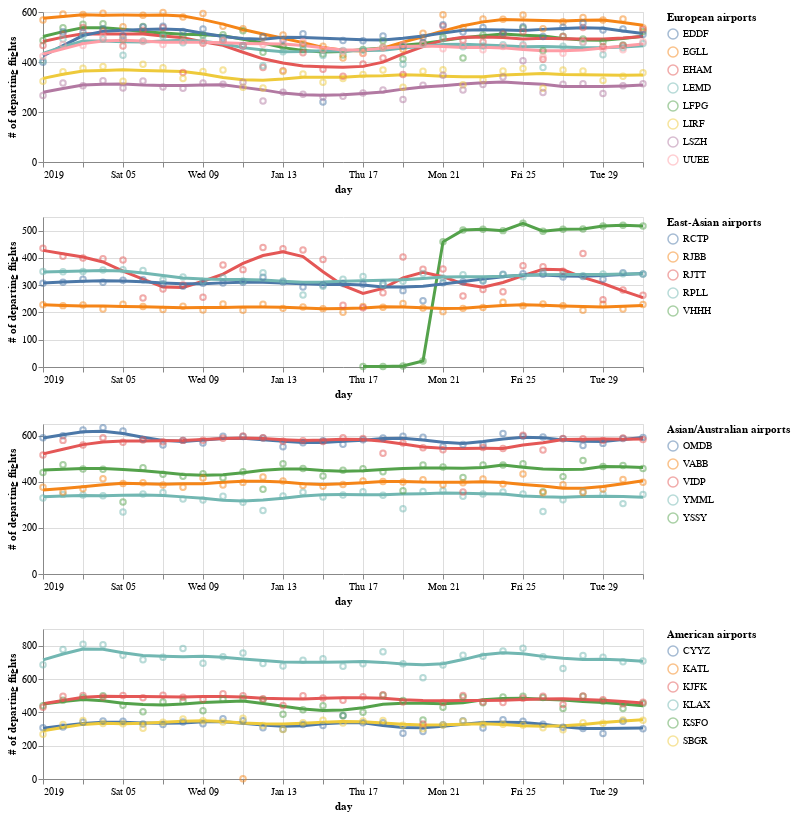

Notebook source saved alongside this figure:
### Code cell
def full_chart(source, subset, subset_name):

    # We have many airports, only pick a subset
    chart = source.transform_filter(
        alt.FieldOneOfPredicate(field="airport", oneOf=subset)
    )

    # When we come close to a line, highlight it
    highlight = alt.selection(
        type="single", nearest=True, on="mouseover", fields=["airport"]
    )

    # The scatter plot
    points = (
        chart.mark_point()
        .encode(
            x="day",
            y=alt.Y("count", title="# of departing flights"),
            color=alt.Color("airport", legend=alt.Legend(title=subset_name)),
            # add some legend next to  point
            tooltip=["day", "airport", "city", "count"],
            # not too noisy please
            opacity=alt.value(0.5),
        )
        .add_selection(highlight)
    )

    # The trend plot
    lines = (
        chart.mark_line()
        .encode(
            x="day",
            y="count",
            color="airport",
            size=alt.condition(~highlight, alt.value(1), alt.value(3)),
        )
        # the cloud is a bit messy, draw a trend through it
        .transform_loess("day", "count", groupby=["airport"], bandwidth=0.2)
    )

    return lines + points


# Concatenate several plots
result = alt.vconcat(
    *[
        full_chart(chart, airport_, subset_name).properties(width=600, height=150)
        for subset_name, airport_ in zip(
            [
                "European airports",
                "East-Asian airports",
                "Asian/Australian airports",
                "American airports",
            ],
            airports_subset,
        )
    ]
).resolve_scale(color="independent")

result

### Figure 1 — Vega-Lite specification as saved in the notebook (floating-point values rounded to 4 significant figures; data arrays with more than 128 entries replaced by an {"elided": "..."} marker saying what was removed)
{"config": {"view": {"continuousWidth": 400, "continuousHeight": 300}}, "vconcat": [{"layer": [{"mark": "line", "encoding": {"color": {"field": "airport", "type": "nominal"}, "size": {"condition": {"value": 1, "selection": {"not": "selector001"}}, "value": 3}, "x": {"field": "day", "type": "temporal"}, "y": {"field": "count", "type": "quantitative"}}, "transform": [{"filter": {"field": "airport", "oneOf": ["LFPG", "EGLL", "EHAM", "EDDF", "LEMD", "LIRF", "LSZH", "UUEE"]}}, {"loess": "count", "on": "day", "bandwidth": 0.2, "groupby": ["airport"]}]}, {"mark": "point", "encoding": {"color": {"field": "airport", "legend": {"title": "European airports"}, "type": "nominal"}, "opacity": {"value": 0.5}, "tooltip": [{"field": "day", "type": "temporal"}, {"field": "airport", "type": "nominal"}, {"field": "city", "type": "nominal"}, {"field": "count", "type": "quantitative"}], "x": {"field": "day", "type": "temporal"}, "y": {"field": "count", "title": "# of departing flights", "type": "quantitative"}}, "selection": {"selector001": {"type": "single", "nearest": true, "on": "mouseover", "fields": ["airport"]}}, "transform": [{"filter": {"field": "airport", "oneOf": ["LFPG", "EGLL", "EHAM", "EDDF", "LEMD", "LIRF", "LSZH", "UUEE"]}}]}], "height": 150, "width": 600}, {"layer": [{"mark": "line", "encoding": {"color": {"field": "airport", "type": "nominal"}, "size": {"condition": {"value": 1, "selection": {"not": "selector002"}}, "value": 3}, "x": {"field": "day", "type": "temporal"}, "y": {"field": "count", "type": "quantitative"}}, "transform": [{"filter": {"field": "airport", "oneOf": ["VHHH", "RJBB", "RJTT", "RKSI", "RCTP", "RPLL"]}}, {"loess": "count", "on": "day", "bandwidth": 0.2, "groupby": ["airport"]}]}, {"mark": "point", "encoding": {"color": {"field": "airport", "legend": {"title": "East-Asian airports"}, "type": "nominal"}, "opacity": {"value": 0.5}, "tooltip": [{"field": "day", "type": "temporal"}, {"field": "airport", "type": "nominal"}, {"field": "city", "type": "nominal"}, {"field": "count", "type": "quantitative"}], "x": {"field": "day", "type": "temporal"}, "y": {"field": "count", "title": "# of departing flights", "type": "quantitative"}}, "selection": {"selector002": {"type": "single", "nearest": true, "on": "mouseover", "fields": ["airport"]}}, "transform": [{"filter": {"field": "airport", "oneOf": ["VHHH", "RJBB", "RJTT", "RKSI", "RCTP", "RPLL"]}}]}], "height": 150, "width": 600}, {"layer": [{"mark": "line", "encoding": {"color": {"field": "airport", "type": "nominal"}, "size": {"condition": {"value": 1, "selection": {"not": "selector003"}}, "value": 3}, "x": {"field": "day", "type": "temporal"}, "y": {"field": "count", "type": "quantitative"}}, "transform": [{"filter": {"field": "airport", "oneOf": ["YSSY", "YMML", "OMDB", "VABB", "VIDP", "WSSS"]}}, {"loess": "count", "on": "day", "bandwidth": 0.2, "groupby": ["airport"]}]}, {"mark": "point", "encoding": {"color": {"field": "airport", "legend": {"title": "Asian/Australian airports"}, "type": "nominal"}, "opacity": {"value": 0.5}, "tooltip": [{"field": "day", "type": "temporal"}, {"field": "airport", "type": "nominal"}, {"field": "city", "type": "nominal"}, {"field": "count", "type": "quantitative"}], "x": {"field": "day", "type": "temporal"}, "y": {"field": "count", "title": "# of departing flights", "type": "quantitative"}}, "selection": {"selector003": {"type": "single", "nearest": true, "on": "mouseover", "fields": ["airport"]}}, "transform": [{"filter": {"field": "airport", "oneOf": ["YSSY", "YMML", "OMDB", "VABB", "VIDP", "WSSS"]}}]}], "height": 150, "width": 600}, {"layer": [{"mark": "line", "encoding": {"color": {"field": "airport", "type": "nominal"}, "size": {"condition": {"value": 1, "selection": {"not": "selector004"}}, "value": 3}, "x": {"field": "day", "type": "temporal"}, "y": {"field": "count", "type": "quantitative"}}, "transform": [{"filter": {"field": "airport", "oneOf": ["CYYZ", "KSFO", "KLAX", "KATL", "KJFK", "SBGR"]}}, {"loess": "count", "on": "day", "bandwidth": 0.2, "groupby": ["airport"]}]}, {"mark": "point", "encoding": {"color": {"field": "airport", "legend": {"title": "American airports"}, "type": "nominal"}, "opacity": {"value": 0.5}, "tooltip": [{"field": "day", "type": "temporal"}, {"field": "airport", "type": "nominal"}, {"field": "city", "type": "nominal"}, {"field": "count", "type": "quantitative"}], "x": {"field": "day", "type": "temporal"}, "y": {"field": "count", "title": "# of departing flights", "type": "quantitative"}}, "selection": {"selector004": {"type": "single", "nearest": true, "on": "mouseover", "fields": ["airport"]}}, "transform": [{"filter": {"field": "airport", "oneOf": ["CYYZ", "KSFO", "KLAX", "KATL", "KJFK", "SBGR"]}}]}], "height": 150, "width": 600}], "data": {"name": "data-773b9ec433660ff4670934ba7018ac11"}, "resolve": {"scale": {"color": "independent"}}, "$schema": "https://vega.github.io/schema/vega-lite/v4.17.0.json", "datasets": {"data-773b9ec433660ff4670934ba7018ac11": {"elided": "806 records"}}}
